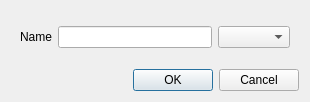
<?xml version="1.0" encoding="UTF-8"?>
<ui version="4.0">
 <class>LifelineDialog</class>
 <widget class="QDialog" name="LifelineDialog">
  <property name="geometry">
   <rect>
    <x>0</x>
    <y>0</y>
    <width>310</width>
    <height>102</height>
   </rect>
  </property>
  <property name="windowTitle">
   <string>Dialog</string>
  </property>
  <layout class="QVBoxLayout" name="verticalLayout">
   <item>
    <widget class="QWidget" name="widget" native="true">
     <layout class="QHBoxLayout" name="horizontalLayout">
      <item>
       <widget class="QLabel" name="label">
        <property name="text">
         <string>Name</string>
        </property>
       </widget>
      </item>
      <item>
       <widget class="QLineEdit" name="name"/>
      </item>
      <item>
       <widget class="QComboBox" name="classComboBox">
        <property name="currentText">
         <string/>
        </property>
       </widget>
      </item>
     </layout>
    </widget>
   </item>
   <item>
    <widget class="QDialogButtonBox" name="buttonBox">
     <property name="orientation">
      <enum>Qt::Horizontal</enum>
     </property>
     <property name="standardButtons">
      <set>QDialogButtonBox::Cancel|QDialogButtonBox::Ok</set>
     </property>
    </widget>
   </item>
  </layout>
 </widget>
 <resources/>
 <connections>
  <connection>
   <sender>buttonBox</sender>
   <signal>rejected()</signal>
   <receiver>LifelineDialog</receiver>
   <slot>reject()</slot>
   <hints>
    <hint type="sourcelabel">
     <x>316</x>
     <y>260</y>
    </hint>
    <hint type="destinationlabel">
     <x>286</x>
     <y>274</y>
    </hint>
   </hints>
  </connection>
 </connections>
</ui>
